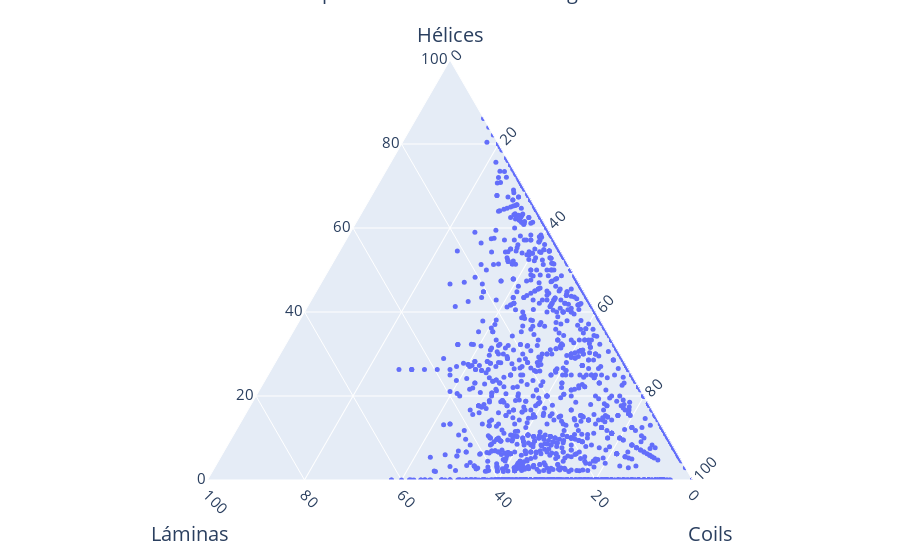

Here is the notebook cell this chart was saved with:
### Code cell
import plotly.express as px


fig = px.scatter_ternary(negative_complete, a='helix%', b='sheet%', c='coil%')

fig.update_traces(marker=dict(size=5),
                  selector=dict(mode='markers'))

def makeAxis(title, tickangle):
    return {
      'title': title,
      'titlefont': { 'size': 20 },
      'tickangle': tickangle,
      'tickfont': { 'size': 15 },
      'tickcolor': 'rgba(0,0,0,0)',
      'ticklen': 5,
      'showline': True,
      'showgrid': True
    }
fig.update_layout(
{
    'ternary': {
        'sum': 100,
        'aaxis': makeAxis('Hélices', 0),
        'baxis': makeAxis('<br>Láminas', 45),
        'caxis': makeAxis('<br>Coils', -45)
    },
    'annotations': [{
      'showarrow': False,
      'text': 'Composicion estructural set negativo',
        'x': 0.5,
        'y': 1.20,
        'font': { 'size': 20 }
    }]
}
        ) 
fig.show()

### Figure 1 — Plotly figure (JSON) as saved in the notebook; plotly's stock layout.template omitted (floating-point values rounded to 4 significant figures; data arrays with more than 128 entries replaced by an {"elided": "..."} marker saying what was removed)
{"data": [{"a": {"elided": "2511 float values"}, "b": {"elided": "2511 float values"}, "c": {"elided": "2511 float values"}, "hovertemplate": "helix%=%{a}<br>sheet%=%{b}<br>coil%=%{c}<extra></extra>", "legendgroup": "", "marker": {"color": "#636efa", "size": 5, "symbol": "circle"}, "mode": "markers", "name": "", "showlegend": false, "subplot": "ternary", "type": "scatterternary"}], "layout": {"annotations": [{"font": {"size": 20}, "showarrow": false, "text": "Composicion estructural set negativo", "x": 0.5, "y": 1.2}], "legend": {"tracegroupgap": 0}, "margin": {"t": 60}, "ternary": {"aaxis": {"showgrid": true, "showline": true, "tickangle": 0, "tickcolor": "rgba(0,0,0,0)", "tickfont": {"size": 15}, "ticklen": 5, "title": {"font": {"size": 20}, "text": "Hélices"}}, "baxis": {"showgrid": true, "showline": true, "tickangle": 45, "tickcolor": "rgba(0,0,0,0)", "tickfont": {"size": 15}, "ticklen": 5, "title": {"font": {"size": 20}, "text": "<br>Láminas"}}, "caxis": {"showgrid": true, "showline": true, "tickangle": -45, "tickcolor": "rgba(0,0,0,0)", "tickfont": {"size": 15}, "ticklen": 5, "title": {"font": {"size": 20}, "text": "<br>Coils"}}, "domain": {"x": [0, 1], "y": [0, 1]}, "sum": 100}}}
